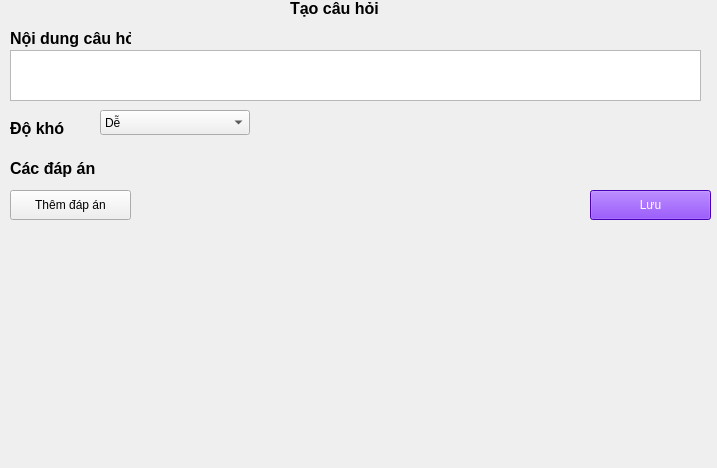
<?xml version="1.0" encoding="UTF-8"?>
<ui version="4.0">
 <class>CreateQuestion</class>
 <widget class="QWidget" name="CreateQuestion">
  <property name="geometry">
   <rect>
    <x>0</x>
    <y>0</y>
    <width>717</width>
    <height>468</height>
   </rect>
  </property>
  <property name="font">
   <font>
    <bold>false</bold>
   </font>
  </property>
  <property name="windowTitle">
   <string>CreateQuestion</string>
  </property>
  <widget class="QLabel" name="label">
   <property name="geometry">
    <rect>
     <x>290</x>
     <y>0</y>
     <width>101</width>
     <height>17</height>
    </rect>
   </property>
   <property name="font">
    <font>
     <pointsize>12</pointsize>
     <bold>true</bold>
    </font>
   </property>
   <property name="text">
    <string>Tạo câu hỏi</string>
   </property>
  </widget>
  <widget class="QLabel" name="label_2">
   <property name="geometry">
    <rect>
     <x>10</x>
     <y>30</y>
     <width>121</width>
     <height>17</height>
    </rect>
   </property>
   <property name="font">
    <font>
     <pointsize>12</pointsize>
     <bold>true</bold>
    </font>
   </property>
   <property name="text">
    <string>Nội dung câu hỏi</string>
   </property>
  </widget>
  <widget class="QLabel" name="labelDifficulty">
   <property name="geometry">
    <rect>
     <x>10</x>
     <y>120</y>
     <width>100</width>
     <height>17</height>
    </rect>
   </property>
   <property name="font">
    <font>
     <pointsize>12</pointsize>
     <bold>true</bold>
    </font>
   </property>
   <property name="text">
    <string>Độ khó</string>
   </property>
  </widget>
  <widget class="QComboBox" name="difficultyComboBox">
   <property name="geometry">
    <rect>
     <x>100</x>
     <y>110</y>
     <width>150</width>
     <height>25</height>
    </rect>
   </property>
   <item>
    <property name="text">
     <string>Dễ</string>
    </property>
    <property name="data">
     <number>1</number>
    </property>
   </item>
   <item>
    <property name="text">
     <string>Trung bình</string>
    </property>
    <property name="data">
     <number>2</number>
    </property>
   </item>
   <item>
    <property name="text">
     <string>Khó</string>
    </property>
    <property name="data">
     <number>3</number>
    </property>
   </item>
  </widget>
  <widget class="QTextEdit" name="textEdit">
   <property name="geometry">
    <rect>
     <x>10</x>
     <y>50</y>
     <width>691</width>
     <height>51</height>
    </rect>
   </property>
  </widget>
  <widget class="QLabel" name="label_3">
   <property name="geometry">
    <rect>
     <x>10</x>
     <y>160</y>
     <width>91</width>
     <height>17</height>
    </rect>
   </property>
   <property name="font">
    <font>
     <pointsize>12</pointsize>
     <bold>true</bold>
    </font>
   </property>
   <property name="text">
    <string>Các đáp án</string>
   </property>
  </widget>
  <widget class="QPushButton" name="addAnswerButton">
   <property name="geometry">
    <rect>
     <x>10</x>
     <y>190</y>
     <width>121</width>
     <height>30</height>
    </rect>
   </property>
   <property name="cursor">
    <cursorShape>PointingHandCursor</cursorShape>
   </property>
   <property name="text">
    <string>Thêm đáp án</string>
   </property>
  </widget>
  <widget class="QWidget" name="answerContainer" native="true">
   <property name="geometry">
    <rect>
     <x>10</x>
     <y>220</y>
     <width>800</width>
     <height>600</height>
    </rect>
   </property>
   <property name="sizePolicy">
    <sizepolicy hsizetype="Expanding" vsizetype="Expanding">
     <horstretch>0</horstretch>
     <verstretch>0</verstretch>
    </sizepolicy>
   </property>
  </widget>
  <widget class="QPushButton" name="addAnswerButton_2">
   <property name="geometry">
    <rect>
     <x>590</x>
     <y>190</y>
     <width>121</width>
     <height>30</height>
    </rect>
   </property>
   <property name="cursor">
    <cursorShape>PointingHandCursor</cursorShape>
   </property>
   <property name="styleSheet">
    <string notr="true">background-color:  #6600FF ; color:white;</string>
   </property>
   <property name="text">
    <string>Lưu</string>
   </property>
  </widget>
 </widget>
 <resources/>
 <connections/>
</ui>
